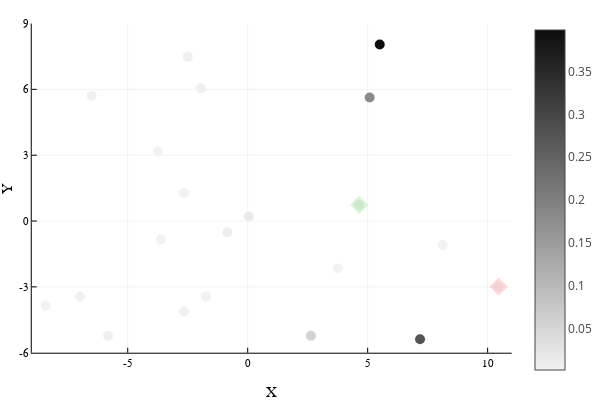

The notebook cell this image was saved under:
### Markdown cell above
#### Plot PCA with 2 components X,Y-axes and occupancy density as Z-axis with color

### Code cell
# 2D
plotlyjs()
plot()

scatter!(X,Y,zcolor=occp,m=cgrad(:grays,rev=true),markerstrokewidth=0,markersize=5,legend=false)

plot!([X[1]],[Y[1]], seriestype = :scatter, markersize=7,markerstrokewidth=0,
        color=color=palette(:lighttest)[4],markershape=:diamond,opacity=0.2) # Green for Si
plot!([X[end]],[Y[end]], seriestype = :scatter, markersize=7,markerstrokewidth=0,
        color=color=palette(:lighttest)[7],markershape=:diamond,opacity=0.2) # Red for Sf

xlims!(floor(minimum(X)),ceil(maximum(X)))
ylims!(floor(minimum(Y)),ceil(maximum(Y)))

plot!(xlabel="X", ylabel="Y")

### Figure 1 — Plotly figure (JSON) as saved in the notebook; plotly's stock layout.template omitted (floating-point values rounded to 4 significant figures)
{"data": [{"colorbar": {"title": ""}, "legendgroup": "y1", "marker": {"color": "rgba(238, 238, 238, 1.000)", "line": {"color": "rgba(0, 0, 0, 1.000)", "width": 0}, "size": 10, "symbol": "circle"}, "mode": "markers", "name": "y1", "showlegend": true, "type": "scatter", "x": [4.648], "xaxis": "x", "y": [0.7328], "yaxis": "y", "zmax": 0.3984, "zmin": 0.001972}, {"colorbar": {"title": ""}, "legendgroup": "y1", "marker": {"color": "rgba(241, 241, 241, 1.000)", "line": {"color": "rgba(0, 0, 0, 1.000)", "width": 0}, "size": 10, "symbol": "circle"}, "mode": "markers", "name": "y1", "showlegend": false, "type": "scatter", "x": [-2.655], "xaxis": "x", "y": [-4.124], "yaxis": "y", "zmax": 0.3984, "zmin": 0.001972}, {"colorbar": {"title": ""}, "legendgroup": "y1", "marker": {"color": "rgba(242, 242, 242, 1.000)", "line": {"color": "rgba(0, 0, 0, 1.000)", "width": 0}, "size": 10, "symbol": "circle"}, "mode": "markers", "name": "y1", "showlegend": false, "type": "scatter", "x": [-2.656], "xaxis": "x", "y": [1.283], "yaxis": "y", "zmax": 0.3984, "zmin": 0.001972}, {"colorbar": {"title": ""}, "legendgroup": "y1", "marker": {"color": "rgba(242, 242, 242, 1.000)", "line": {"color": "rgba(0, 0, 0, 1.000)", "width": 0}, "size": 10, "symbol": "circle"}, "mode": "markers", "name": "y1", "showlegend": false, "type": "scatter", "x": [-3.743], "xaxis": "x", "y": [3.156], "yaxis": "y", "zmax": 0.3984, "zmin": 0.001972}, {"colorbar": {"title": ""}, "legendgroup": "y1", "marker": {"color": "rgba(238, 238, 238, 1.000)", "line": {"color": "rgba(0, 0, 0, 1.000)", "width": 0}, "size": 10, "symbol": "circle"}, "mode": "markers", "name": "y1", "showlegend": false, "type": "scatter", "x": [-0.8464], "xaxis": "x", "y": [-0.513], "yaxis": "y", "zmax": 0.3984, "zmin": 0.001972}, {"colorbar": {"title": ""}, "legendgroup": "y1", "marker": {"color": "rgba(234, 234, 234, 1.000)", "line": {"color": "rgba(0, 0, 0, 1.000)", "width": 0}, "size": 10, "symbol": "circle"}, "mode": "markers", "name": "y1", "showlegend": false, "type": "scatter", "x": [0.04328], "xaxis": "x", "y": [0.2076], "yaxis": "y", "zmax": 0.3984, "zmin": 0.001972}, {"colorbar": {"title": ""}, "legendgroup": "y1", "marker": {"color": "rgba(84, 84, 84, 1.000)", "line": {"color": "rgba(0, 0, 0, 1.000)", "width": 0}, "size": 10, "symbol": "circle"}, "mode": "markers", "name": "y1", "showlegend": false, "type": "scatter", "x": [7.183], "xaxis": "x", "y": [-5.388], "yaxis": "y", "zmax": 0.3984, "zmin": 0.001972}, {"colorbar": {"title": ""}, "legendgroup": "y1", "marker": {"color": "rgba(210, 210, 210, 1.000)", "line": {"color": "rgba(0, 0, 0, 1.000)", "width": 0}, "size": 10, "symbol": "circle"}, "mode": "markers", "name": "y1", "showlegend": false, "type": "scatter", "x": [2.634], "xaxis": "x", "y": [-5.224], "yaxis": "y", "zmax": 0.3984, "zmin": 0.001972}, {"colorbar": {"title": ""}, "legendgroup": "y1", "marker": {"color": "rgba(240, 240, 240, 1.000)", "line": {"color": "rgba(0, 0, 0, 1.000)", "width": 0}, "size": 10, "symbol": "circle"}, "mode": "markers", "name": "y1", "showlegend": false, "type": "scatter", "x": [-5.819], "xaxis": "x", "y": [-5.229], "yaxis": "y", "zmax": 0.3984, "zmin": 0.001972}, {"colorbar": {"title": ""}, "legendgroup": "y1", "marker": {"color": "rgba(13, 13, 13, 1.000)", "line": {"color": "rgba(0, 0, 0, 1.000)", "width": 0}, "size": 10, "symbol": "circle"}, "mode": "markers", "name": "y1", "showlegend": false, "type": "scatter", "x": [5.504], "xaxis": "x", "y": [8.042], "yaxis": "y", "zmax": 0.3984, "zmin": 0.001972}, {"colorbar": {"title": ""}, "legendgroup": "y1", "marker": {"color": "rgba(138, 138, 138, 1.000)", "line": {"color": "rgba(0, 0, 0, 1.000)", "width": 0}, "size": 10, "symbol": "circle"}, "mode": "markers", "name": "y1", "showlegend": false, "type": "scatter", "x": [5.084], "xaxis": "x", "y": [5.626], "yaxis": "y", "zmax": 0.3984, "zmin": 0.001972}, {"colorbar": {"title": ""}, "legendgroup": "y1", "marker": {"color": "rgba(239, 239, 239, 1.000)", "line": {"color": "rgba(0, 0, 0, 1.000)", "width": 0}, "size": 10, "symbol": "circle"}, "mode": "markers", "name": "y1", "showlegend": false, "type": "scatter", "x": [-1.942], "xaxis": "x", "y": [6.049], "yaxis": "y", "zmax": 0.3984, "zmin": 0.001972}, {"colorbar": {"title": ""}, "legendgroup": "y1", "marker": {"color": "rgba(240, 240, 240, 1.000)", "line": {"color": "rgba(0, 0, 0, 1.000)", "width": 0}, "size": 10, "symbol": "circle"}, "mode": "markers", "name": "y1", "showlegend": false, "type": "scatter", "x": [-2.497], "xaxis": "x", "y": [7.492], "yaxis": "y", "zmax": 0.3984, "zmin": 0.001972}, {"colorbar": {"title": ""}, "legendgroup": "y1", "marker": {"color": "rgba(240, 240, 240, 1.000)", "line": {"color": "rgba(0, 0, 0, 1.000)", "width": 0}, "size": 10, "symbol": "circle"}, "mode": "markers", "name": "y1", "showlegend": false, "type": "scatter", "x": [-6.996], "xaxis": "x", "y": [-3.436], "yaxis": "y", "zmax": 0.3984, "zmin": 0.001972}, {"colorbar": {"title": ""}, "legendgroup": "y1", "marker": {"color": "rgba(240, 240, 240, 1.000)", "line": {"color": "rgba(0, 0, 0, 1.000)", "width": 0}, "size": 10, "symbol": "circle"}, "mode": "markers", "name": "y1", "showlegend": false, "type": "scatter", "x": [-6.507], "xaxis": "x", "y": [5.713], "yaxis": "y", "zmax": 0.3984, "zmin": 0.001972}, {"colorbar": {"title": ""}, "legendgroup": "y1", "marker": {"color": "rgba(242, 242, 242, 1.000)", "line": {"color": "rgba(0, 0, 0, 1.000)", "width": 0}, "size": 10, "symbol": "circle"}, "mode": "markers", "name": "y1", "showlegend": false, "type": "scatter", "x": [-1.738], "xaxis": "x", "y": [-3.438], "yaxis": "y", "zmax": 0.3984, "zmin": 0.001972}, {"colorbar": {"title": ""}, "legendgroup": "y1", "marker": {"color": "rgba(242, 242, 242, 1.000)", "line": {"color": "rgba(0, 0, 0, 1.000)", "width": 0}, "size": 10, "symbol": "circle"}, "mode": "markers", "name": "y1", "showlegend": false, "type": "scatter", "x": [-8.415], "xaxis": "x", "y": [-3.856], "yaxis": "y", "zmax": 0.3984, "zmin": 0.001972}, {"colorbar": {"title": ""}, "legendgroup": "y1", "marker": {"color": "rgba(242, 242, 242, 1.000)", "line": {"color": "rgba(0, 0, 0, 1.000)", "width": 0}, "size": 10, "symbol": "circle"}, "mode": "markers", "name": "y1", "showlegend": false, "type": "scatter", "x": [-3.621], "xaxis": "x", "y": [-0.8424], "yaxis": "y", "zmax": 0.3984, "zmin": 0.001972}, {"colorbar": {"title": ""}, "legendgroup": "y1", "marker": {"color": "rgba(242, 242, 242, 1.000)", "line": {"color": "rgba(0, 0, 0, 1.000)", "width": 0}, "size": 10, "symbol": "circle"}, "mode": "markers", "name": "y1", "showlegend": false, "type": "scatter", "x": [3.749], "xaxis": "x", "y": [-2.166], "yaxis": "y", "zmax": 0.3984, "zmin": 0.001972}, {"colorbar": {"title": ""}, "legendgroup": "y1", "marker": {"color": "rgba(242, 242, 242, 1.000)", "line": {"color": "rgba(0, 0, 0, 1.000)", "width": 0}, "size": 10, "symbol": "circle"}, "mode": "markers", "name": "y1", "showlegend": false, "type": "scatter", "x": [8.134], "xaxis": "x", "y": [-1.091], "yaxis": "y", "zmax": 0.3984, "zmin": 0.001972}, {"colorbar": {"title": ""}, "legendgroup": "y1", "marker": {"color": "rgba(242, 242, 242, 1.000)", "line": {"color": "rgba(0, 0, 0, 1.000)", "width": 0}, "size": 10, "symbol": "circle"}, "mode": "markers", "name": "y1", "showlegend": false, "type": "scatter", "x": [10.46], "xaxis": "x", "y": [-2.993], "yaxis": "y", "zmax": 0.3984, "zmin": 0.001972}, {"colorbar": {"title": ""}, "hoverinfo": "none", "marker": {"cmax": 0.3984, "cmin": 0.001972, "color": [0.5], "colorscale": [[0, "rgba(242, 242, 242, 1.000)"], [1, "rgba(13, 13, 13, 1.000)"]], "opacity": 1e-10, "showscale": true, "size": 1e-10}, "mode": "markers", "name": "y1", "showlegend": false, "type": "scatter", "x": [4.648], "xaxis": "x", "y": [0.7328], "yaxis": "y", "zmax": 0.3984, "zmin": 0.001972}, {"colorbar": {"title": ""}, "legendgroup": "y2", "marker": {"color": "rgba(76, 204, 76, 0.200)", "line": {"color": "rgba(0, 0, 0, 0.200)", "width": 0}, "size": 14, "symbol": "diamond"}, "mode": "markers", "name": "y2", "showlegend": true, "type": "scatter", "x": [4.648], "xaxis": "x", "y": [0.7328], "yaxis": "y", "zmax": 0.3984, "zmin": 0.001972}, {"colorbar": {"title": ""}, "legendgroup": "y3", "marker": {"color": "rgba(255, 76, 76, 0.200)", "line": {"color": "rgba(0, 0, 0, 0.200)", "width": 0}, "size": 14, "symbol": "diamond"}, "mode": "markers", "name": "y3", "showlegend": true, "type": "scatter", "x": [10.46], "xaxis": "x", "y": [-2.993], "yaxis": "y", "zmax": 0.3984, "zmin": 0.001972}], "layout": {"annotations": [], "height": 400, "margin": {"b": 20, "l": 0, "r": 0, "t": 20}, "paper_bgcolor": "rgba(255, 255, 255, 1.000)", "plot_bgcolor": "rgba(255, 255, 255, 1.000)", "showlegend": false, "width": 600, "xaxis": {"anchor": "y", "domain": [0.06165, 0.9934], "gridcolor": "rgba(0, 0, 0, 0.100)", "gridwidth": 0.5, "linecolor": "rgba(0, 0, 0, 1.000)", "mirror": false, "range": [-9, 11], "showgrid": true, "showline": true, "showticklabels": true, "tickangle": 0, "tickcolor": "rgb(0, 0, 0)", "tickfont": {"color": "rgba(0, 0, 0, 1.000)", "family": "sans-serif", "size": 11}, "tickmode": "array", "ticks": "inside", "ticktext": ["-5", "0", "5", "10"], "tickvals": [-5, 0, 5, 10], "title": "X", "titlefont": {"color": "rgba(0, 0, 0, 1.000)", "family": "sans-serif", "size": 15}, "type": "-", "visible": true, "zeroline": false, "zerolinecolor": "rgba(0, 0, 0, 1.000)"}, "yaxis": {"anchor": "x", "domain": [0.07581, 0.9902], "gridcolor": "rgba(0, 0, 0, 0.100)", "gridwidth": 0.5, "linecolor": "rgba(0, 0, 0, 1.000)", "mirror": false, "range": [-6, 9], "showgrid": true, "showline": true, "showticklabels": true, "tickangle": 0, "tickcolor": "rgb(0, 0, 0)", "tickfont": {"color": "rgba(0, 0, 0, 1.000)", "family": "sans-serif", "size": 11}, "tickmode": "array", "ticks": "inside", "ticktext": ["-6", "-3", "0", "3", "6", "9"], "tickvals": [-6, -3, 0, 3, 6, 9], "title": "Y", "titlefont": {"color": "rgba(0, 0, 0, 1.000)", "family": "sans-serif", "size": 15}, "type": "-", "visible": true, "zeroline": false, "zerolinecolor": "rgba(0, 0, 0, 1.000)"}}}
